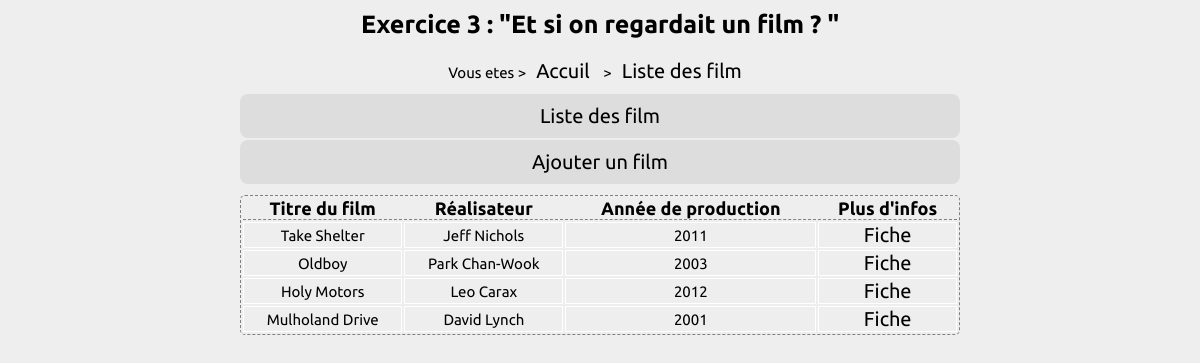
Screenshot of /?page=2 with the database file from the repository.
### tables this page shows
CREATE TABLE `pages` (
  `pa_id` int(11) NOT NULL,
  `pa_title` varchar(255) NOT NULL,
  `pa_keywords` varchar(255) NOT NULL,
  `pa_description` varchar(255) NOT NULL,
  `pa_content` varchar(50) NOT NULL,
  `pa_parent_id` int(11) NOT NULL DEFAULT '1'
);

CREATE TABLE `movies` (
  `id` int(11) NOT NULL,
  `title` varchar(255) NOT NULL,
  `actors` varchar(255) NOT NULL,
  `director` varchar(255) NOT NULL,
  `producer` varchar(255) NOT NULL,
  `year_of_prod` year(4) NOT NULL,
  `language` varchar(255) NOT NULL,
  `category` enum('action','comedy','scifiction','drama','thriller') NOT NULL,
  `storyline` text NOT NULL,
  `video` varchar(255) NOT NULL
);

### inc/list.inc.php (the view, shortened to what this page needs)
<?php
	require_once('init.inc.php');
	if(empty($_GET['where'])) {
		$sql = "SELECT id, title, director, year_of_prod FROM `movies` ORDER BY `movies`.`id` DESC";
		} else {
		$sql = "SELECT * FROM `movies` WHERE id = ".$_GET['where'];
		}
	$req = $connection->query($sql);
?>
<!DOCTYPE html>
<html lang="fr">
	<head>
		<link rel="stylesheet" href="css/style.css">
	</head>
<?php
	if(!empty($_GET['where'])) {
?>
	<table>
	<tr>
		<th class="fiche">Titre du film</th>
		<th class="fiche">Réalisateur</th>
		<th class="fiche">Année de production</th>
		<th class="fiche">Acteurs</th>
		<th class="fiche">Producteur</th>
		<th class="fiche">Language</th>
		<th class="fiche">Categorie</th>
		<th class="fiche" id="story">Synopsis</th>
		<th class="fiche">Lien pour la bande annonce</th>
	</tr>
<?php
	while($datas = $req->fetch()){
		echo "<tr>";
		echo "<td>".$datas['title']."</td>";
		echo "<td>".$datas['director']."</td>";
		echo "<td>".$datas['year_of_prod']."</td>";
		echo "<td>".$datas['actors']."</td>";
		echo "<td>".$datas['producer']."</td>";
		echo "<td>".$datas['language']."</td>";
		echo "<td>".$datas['category']."</td>";
		echo "<td id='story'>".$datas['storyline']."</td>";
		echo "<td>".$datas['video']."</td>";
		echo "</tr>";
	}
	} else {
		?>
	<table>
		<tr>
			<th>Titre du film</th>
			<th>Réalisateur</th>
			<th>Année de production</th>
			<th>Plus d'infos</th>
		</tr>
<?php
	while($datas = $req->fetch()){
		echo "<tr>";
		echo "	<td>".$datas['title']."</td>";
		echo "	<td>".$datas['director']."</td>";
		echo "	<td>".$datas['year_of_prod']."</td>";
		echo "	<td><a href='index.php?page=2&where=".$datas['id']."'>Fiche</a></td>";
		echo "</tr>";
	}
}
?>
	</table>

### index.php (shortened to what this page needs)
<?php
	include_once('inc/init.inc.php');
	include_once('inc/functions.inc.php');
	$id_page_home = 1;
?>
<!DOCTYPE html>
<html lang="fr">
<head>
	<link rel="stylesheet" href="css/style.css">
</head>
	<body>
		<h1>Exercice 3 : "Et si on regardait un film ? "</h1>
		<div id="chemin_fer">
			<?php
				echo 'Vous etes '.displayPath($_ENV['page']);
			?>
		</div>
		<div id="menu_horizontal">
		<?php
			echo displayMenu($id_page_home);
		?>
		</div>
		<div id="content">
			<div id="contenu">
				<?php
					if(is_file('inc/'.$_ENV['content'].'.inc.php')) include('inc/'.$_ENV['content'].'.inc.php');
				?>
			</div>
		</div>
	</body>
</html>

### inc/functions.inc.php (shortened to what this page needs)
<?php
require_once('init.inc.php');
	function displayPath($idPage){
		global $connection;
		$chemin_complet = "";
		if($idPage != 0){
			$sql = "SELECT pa_parent_id, pa_title FROM pages WHERE pa_id = ? ";
			$req = $connection->prepare($sql);
			$req->execute(array($idPage));
			$datas = $req->fetch(PDO::FETCH_OBJ);
			$chemin_page_en_cours = " ><a href='?page=".$idPage."'>".$datas->pa_title."</a>";
			$chemin_complet = displayPath($datas->pa_parent_id).$chemin_page_en_cours;
		}
		return $chemin_complet;
	}
	function displayMenu($idPage){
		global $connection;
		$sql = "SELECT pa_id, pa_title FROM pages WHERE pa_parent_id = ? ";
		$req = $connection->prepare($sql);
		$req->execute(array($idPage));
		$html = "";
		if($req->rowCount()>0){
			$html = "<ul>";
			while($datas = $req->fetch(PDO::FETCH_OBJ)){
				$html .= "<li><a href='?page=".$datas->pa_id."'>".$datas->pa_title."</a></li>";
			}
			$html .= "</ul>";
		}
		return $html;
	}
?>

### css/style.css (style rules this page uses)
* { margin: 0; padding: 0; }
html { font-size: 62.5%; }
body { width: 100%; font-family: 'Ubuntu', sans-serif; font-size: 1.5rem; text-align: center; background-color: #eee; }
h1, h2 { text-align: center; margin:1rem; font-size: 2.5rem; }
ul { margin:0 auto; text-align:center; overflow: hidden; }
li { width:60%; display:inline-block; text-align:center; margin: .1rem auto; padding: 1rem 0; background-color:#ddd ; border-radius: 8px; }
a { text-decoration: none; text-align: center; font-size: 2rem; color:black; margin:1rem; }
#chemin_fer { padding:1rem; }
table { width:60%; margin: 1rem auto; text-align: center; border: 1px dashed gray; border-radius: 5px; }
table tr { text-align: center; margin: 0 auto; border-bottom: 1px solid #f7f7f7; }
table th { border-bottom:1px dashed gray; font-size: 1.8rem; }
table td { border: 1px solid white; }

### rows the page displays
pages: pa_title "Accuil"
pages: pa_title "Liste des film"
pages: pa_title "Ajouter un film"
movies: title "Take Shelter", director "Jeff Nichols", year_of_prod "2011"
movies: title "Oldboy", director "Park Chan-Wook", year_of_prod "2003"
movies: title "Holy Motors", director "Leo Carax", year_of_prod "2012"
movies: title "Mulholand Drive", director "David Lynch", year_of_prod "2001"
